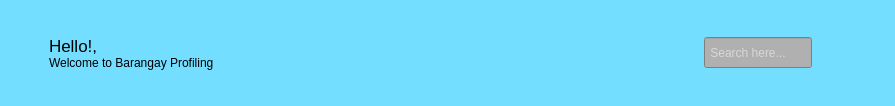
        <widget class="QWidget" name="header_widget" native="true">
         <property name="styleSheet">
          <string notr="true">background-color: rgb(115, 222, 255);</string>
         </property>
         <layout class="QHBoxLayout" name="horizontalLayout_5">
          <property name="rightMargin">
           <number>12</number>
          </property>
          <item>
           <layout class="QHBoxLayout" name="horizontalLayout_4">
            <item>
             <widget class="QPushButton" name="pushButton">
              <property name="styleSheet">
               <string notr="true">border:none;</string>
              </property>
              <property name="text">
               <string/>
              </property>
              <property name="icon">
               <iconset resource="resources.qrc">
                <normaloff>:/images/bars-solid (1).png</normaloff>:/images/bars-solid (1).png</iconset>
              </property>
              <property name="iconSize">
               <size>
                <width>29</width>
                <height>35</height>
               </size>
              </property>
              <property name="checkable">
               <bool>true</bool>
              </property>
             </widget>
            </item>
            <item>
             <layout class="QVBoxLayout" name="verticalLayout_11">
              <property name="spacing">
               <number>0</number>
              </property>
              <property name="topMargin">
               <number>25</number>
              </property>
              <property name="bottomMargin">
               <number>25</number>
              </property>
              <item>
               <widget class="QLabel" name="label">
                <property name="font">
                 <font>
                  <pointsize>13</pointsize>
                 </font>
                </property>
                <property name="text">
                 <string>Hello!,</string>
                </property>
               </widget>
              </item>
              <item>
               <widget class="QLabel" name="label_6">
                <property name="font">
                 <font>
                  <pointsize>9</pointsize>
                 </font>
                </property>
                <property name="text">
                 <string>Welcome to Barangay Profiling</string>
                </property>
               </widget>
              </item>
             </layout>
            </item>
           </layout>
          </item>
          <item>
           <spacer name="horizontalSpacer_3">
            <property name="orientation">
             <enum>Qt::Orientation::Horizontal</enum>
            </property>
            <property name="sizeHint" stdset="0">
             <size>
              <width>484</width>
              <height>20</height>
             </size>
            </property>
           </spacer>
          </item>
          <item>
           <layout class="QHBoxLayout" name="horizontalLayout_3">
            <property name="rightMargin">
             <number>25</number>
            </property>
            <item>
             <widget class="QLineEdit" name="lineEdit">
              <property name="minimumSize">
               <size>
                <width>0</width>
                <height>31</height>
               </size>
              </property>
              <property name="maximumSize">
               <size>
                <width>16777215</width>
                <height>31</height>
               </size>
              </property>
              <property name="styleSheet">
               <string notr="true">color:rgb(255, 255, 255);
background-color: rgb(176, 176, 176);</string>
              </property>
              <property name="placeholderText">
               <string> Search here...</string>
              </property>
             </widget>
            </item>
            <item>
             <widget class="QLabel" name="label_5">
              <property name="minimumSize">
               <size>
                <width>40</width>
                <height>40</height>
               </size>
              </property>
              <property name="maximumSize">
               <size>
                <width>40</width>
                <height>40</height>
               </size>
              </property>
              <property name="text">
               <string/>
              </property>
              <property name="pixmap">
               <pixmap resource="resources.qrc">:/images/icons8-administrator-48.png</pixmap>
              </property>
              <property name="scaledContents">
               <bool>true</bool>
              </property>
             </widget>
            </item>
           </layout>
          </item>
         </layout>
        </widget>
